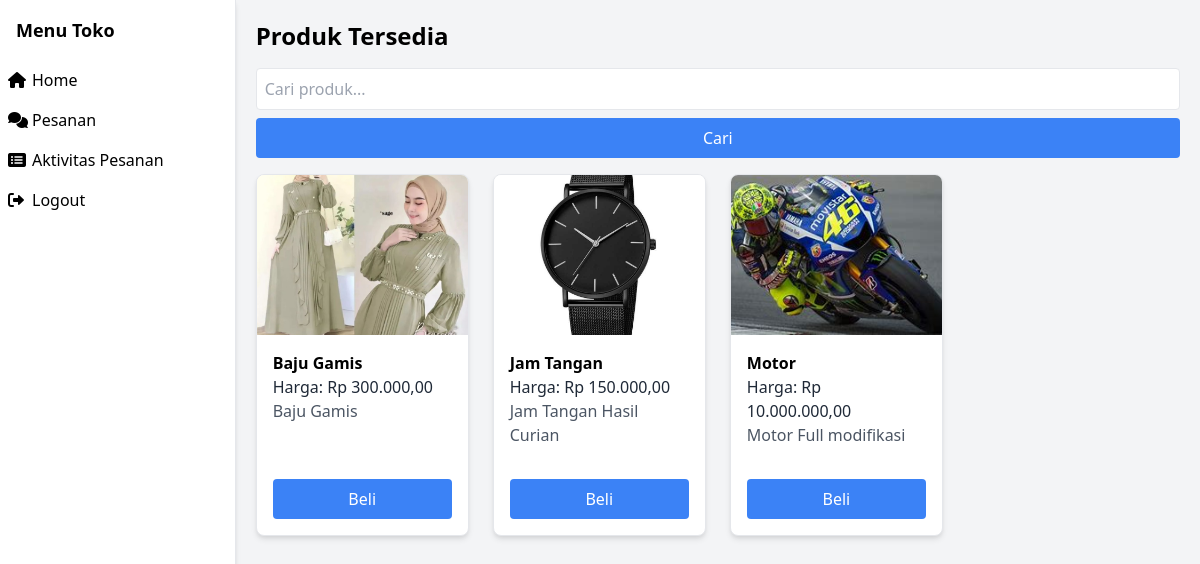
The app's page /public/tpkshop.php (signed in) with its own data.
### tables this page shows
CREATE TABLE `products` (
  `id` int(11) NOT NULL,
  `name` varchar(100) NOT NULL,
  `price` decimal(10,2) NOT NULL,
  `description` text DEFAULT NULL,
  `image` varchar(255) NOT NULL,
  `user_id` int(11) NOT NULL,
  `size` varchar(10) DEFAULT NULL,
  `category_id` int(11) NOT NULL,
  `created_at` timestamp NOT NULL DEFAULT current_timestamp()
);

### public/tpkshop.php (the view, shortened to what this page needs)
<?php
include '../includes/db.php';
if (isset($_POST['search'])) {
    $searchTerm = $_POST['search_term'];
    $stmt = $pdo->prepare('SELECT * FROM products WHERE name LIKE ?');
    $stmt->execute(['%' . $searchTerm . '%']);
} else {
    $stmt = $pdo->prepare('SELECT * FROM products');
    $stmt->execute();
}
$products = $stmt->fetchAll();
?>
<!DOCTYPE html>
<html lang="id">
<head>
    <link href="https://cdn.jsdelivr.net/npm/tailwindcss@2.2.19/dist/tailwind.min.css" rel="stylesheet">
    <link rel="stylesheet" href="https://cdnjs.cloudflare.com/ajax/libs/font-awesome/6.0.0-beta3/css/all.min.css" />
</head>
<body class="bg-gray-100">
<div class="flex">
    <div class="w-64 bg-white border-r shadow-md h-screen">
        <div class="p-4">
            <h2 class="text-lg font-semibold">Menu Toko</h2>
        </div>
        <ul class="flex flex-col">
            <li><a class="flex items-center p-2 hover:bg-gray-200" href="tpkshop.php"><i class="fas fa-home w-4 h-4 mr-2"></i> Home</a></li>
            <li><a class="flex items-center p-2 hover:bg-gray-200" href="pesanan.php"><i class="fas fa-comments w-4 h-4 mr-2"></i> Pesanan</a></li>
            <?php if ($_SESSION['role'] === 'admin' || $_SESSION['role'] === 'umkm'): ?>
                <li><a class="flex items-center p-2 hover:bg-gray-200" href="activity.php"><i class="fas fa-list-alt w-4 h-4 mr-2"></i> Aktivitas Pesanan</a></li>
            <?php endif; ?>
            <li><a class="flex items-center p-2 hover:bg-gray-200" href="logout.php"><i class="fas fa-sign-out-alt w-4 h-4 mr-2"></i> Logout</a></li>
        </ul>
    </div>
    <div class="flex-grow p-5">
        <h2 class="text-2xl font-bold mb-4">Produk Tersedia</h2>
        <form method="post" action="" class="mb-4">
            <input type="text" name="search_term" placeholder="Cari produk..." class="border p-2 rounded w-full">
            <button type="submit" name="search" class="mt-2 bg-blue-500 text-white p-2 rounded w-full">Cari</button>
        </form>
        <div class="grid grid-cols-1 sm:grid-cols-2 md:grid-cols-3 lg:grid-cols-4 gap-6">
            <?php if (count($products) > 0): ?>
                <?php foreach ($products as $product): ?>
                    <div class="bg-white border rounded-lg shadow-md overflow-hidden flex flex-col">
                        <img src="../uploads/<?php echo htmlspecialchars($product['image']); ?>" alt="<?php echo htmlspecialchars($product['name']); ?>" class="w-full h-40 object-cover">
                        <div class="p-4 flex-grow">
                            <h3 class="font-semibold"><?php echo htmlspecialchars($product['name']); ?></h3>
                            <p class="text-gray-800">Harga: Rp <?php echo number_format($product['price'], 2, ',', '.'); ?></p>
                            <p class="text-gray-600"><?php echo htmlspecialchars($product['description']); ?></p>
                        </div>
                        <div class="p-4">
                            <form method="post" action="purchase.php">
                                <button type="submit" class="w-full bg-blue-500 text-white p-2 rounded hover:bg-blue-600">Beli</button>
                            </form>
                        </div>
                    </div>
                <?php endforeach; ?>
            <?php else: ?>
                <p class="text-gray-600">Tidak ada produk yang ditemukan.</p>
            <?php endif; ?>
        </div>
    </div>
</div>
</body>
</html>

### records on screen
products: image (picture), name "Baju Gamis", price "300.000,00", description "Baju Gamis"
products: image (picture), name "Jam Tangan", price "150.000,00", description "Jam Tangan Hasil Curian"
products: image (picture), name "Motor", price "10.000.000,00", description "Motor Full modifikasi"
